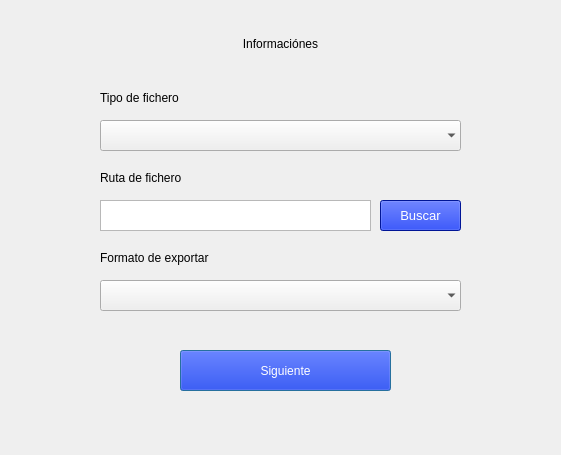
<?xml version="1.0" encoding="UTF-8"?>
<ui version="4.0">
 <class>FileType</class>
 <widget class="QDialog" name="FileType">
  <property name="geometry">
   <rect>
    <x>0</x>
    <y>0</y>
    <width>561</width>
    <height>455</height>
   </rect>
  </property>
  <property name="windowTitle">
   <string>MainWindow</string>
  </property>
  <widget class="QWidget" name="centralwidget" native="true">
   <property name="geometry">
    <rect>
     <x>0</x>
     <y>0</y>
     <width>571</width>
     <height>461</height>
    </rect>
   </property>
   <property name="autoFillBackground">
    <bool>false</bool>
   </property>
   <property name="styleSheet">
    <string notr="true"/>
   </property>
   <widget class="QLabel" name="label_2">
    <property name="geometry">
     <rect>
      <x>190</x>
      <y>30</y>
      <width>181</width>
      <height>28</height>
     </rect>
    </property>
    <property name="styleSheet">
     <string notr="true">color: rgb(0, 0, 0);
font: 14pt &quot;MS Shell Dlg 2&quot;;</string>
    </property>
    <property name="text">
     <string>Informaciónes</string>
    </property>
    <property name="alignment">
     <set>Qt::AlignCenter</set>
    </property>
   </widget>
   <widget class="QComboBox" name="file_types">
    <property name="geometry">
     <rect>
      <x>100</x>
      <y>120</y>
      <width>361</width>
      <height>31</height>
     </rect>
    </property>
    <property name="baseSize">
     <size>
      <width>30</width>
      <height>150</height>
     </size>
    </property>
    <property name="font">
     <font>
      <pointsize>11</pointsize>
     </font>
    </property>
    <property name="styleSheet">
     <string notr="true">
border-color: rgb(0, 0, 0);
padding-left: 10px</string>
    </property>
    <property name="editable">
     <bool>false</bool>
    </property>
    <property name="iconSize">
     <size>
      <width>30</width>
      <height>20</height>
     </size>
    </property>
    <property name="frame">
     <bool>false</bool>
    </property>
   </widget>
   <widget class="QTextEdit" name="file_path">
    <property name="geometry">
     <rect>
      <x>100</x>
      <y>200</y>
      <width>271</width>
      <height>31</height>
     </rect>
    </property>
    <property name="font">
     <font>
      <pointsize>10</pointsize>
     </font>
    </property>
    <property name="cursor" stdset="0">
     <cursorShape>IBeamCursor</cursorShape>
    </property>
   </widget>
   <widget class="QComboBox" name="export_format">
    <property name="geometry">
     <rect>
      <x>100</x>
      <y>280</y>
      <width>361</width>
      <height>31</height>
     </rect>
    </property>
    <property name="baseSize">
     <size>
      <width>30</width>
      <height>150</height>
     </size>
    </property>
    <property name="font">
     <font>
      <pointsize>11</pointsize>
     </font>
    </property>
    <property name="styleSheet">
     <string notr="true">
border-color: rgb(0, 0, 0);
padding-left: 10px;</string>
    </property>
    <property name="editable">
     <bool>false</bool>
    </property>
    <property name="iconSize">
     <size>
      <width>30</width>
      <height>20</height>
     </size>
    </property>
    <property name="frame">
     <bool>false</bool>
    </property>
   </widget>
   <widget class="QPushButton" name="button_next">
    <property name="geometry">
     <rect>
      <x>180</x>
      <y>350</y>
      <width>211</width>
      <height>41</height>
     </rect>
    </property>
    <property name="cursor">
     <cursorShape>PointingHandCursor</cursorShape>
    </property>
    <property name="styleSheet">
     <string notr="true">font: 10pt &quot;MS Shell Dlg 2&quot;;
color: rgb(255, 255, 255);
background-color: rgb(0, 30, 210);</string>
    </property>
    <property name="text">
     <string>Siguiente</string>
    </property>
   </widget>
   <widget class="QLabel" name="label">
    <property name="geometry">
     <rect>
      <x>100</x>
      <y>90</y>
      <width>101</width>
      <height>16</height>
     </rect>
    </property>
    <property name="font">
     <font>
      <pointsize>9</pointsize>
     </font>
    </property>
    <property name="text">
     <string>Tipo de fichero</string>
    </property>
   </widget>
   <widget class="QLabel" name="label_3">
    <property name="geometry">
     <rect>
      <x>100</x>
      <y>170</y>
      <width>101</width>
      <height>16</height>
     </rect>
    </property>
    <property name="font">
     <font>
      <pointsize>9</pointsize>
     </font>
    </property>
    <property name="text">
     <string>Ruta de fichero</string>
    </property>
   </widget>
   <widget class="QLabel" name="label_4">
    <property name="geometry">
     <rect>
      <x>100</x>
      <y>250</y>
      <width>171</width>
      <height>16</height>
     </rect>
    </property>
    <property name="font">
     <font>
      <pointsize>9</pointsize>
     </font>
    </property>
    <property name="text">
     <string>Formato de exportar</string>
    </property>
   </widget>
   <widget class="QPushButton" name="file_button">
    <property name="geometry">
     <rect>
      <x>380</x>
      <y>200</y>
      <width>81</width>
      <height>31</height>
     </rect>
    </property>
    <property name="font">
     <font>
      <family>MS Shell Dlg 2</family>
      <pointsize>10</pointsize>
      <weight>50</weight>
      <italic>false</italic>
      <bold>false</bold>
     </font>
    </property>
    <property name="cursor">
     <cursorShape>PointingHandCursor</cursorShape>
    </property>
    <property name="styleSheet">
     <string notr="true">font: 10pt &quot;MS Shell Dlg 2&quot;;
color: rgb(255, 255, 255);
background-color: rgb(0, 30, 210);</string>
    </property>
    <property name="text">
     <string>Buscar</string>
    </property>
   </widget>
  </widget>
 </widget>
 <resources/>
 <connections/>
</ui>
